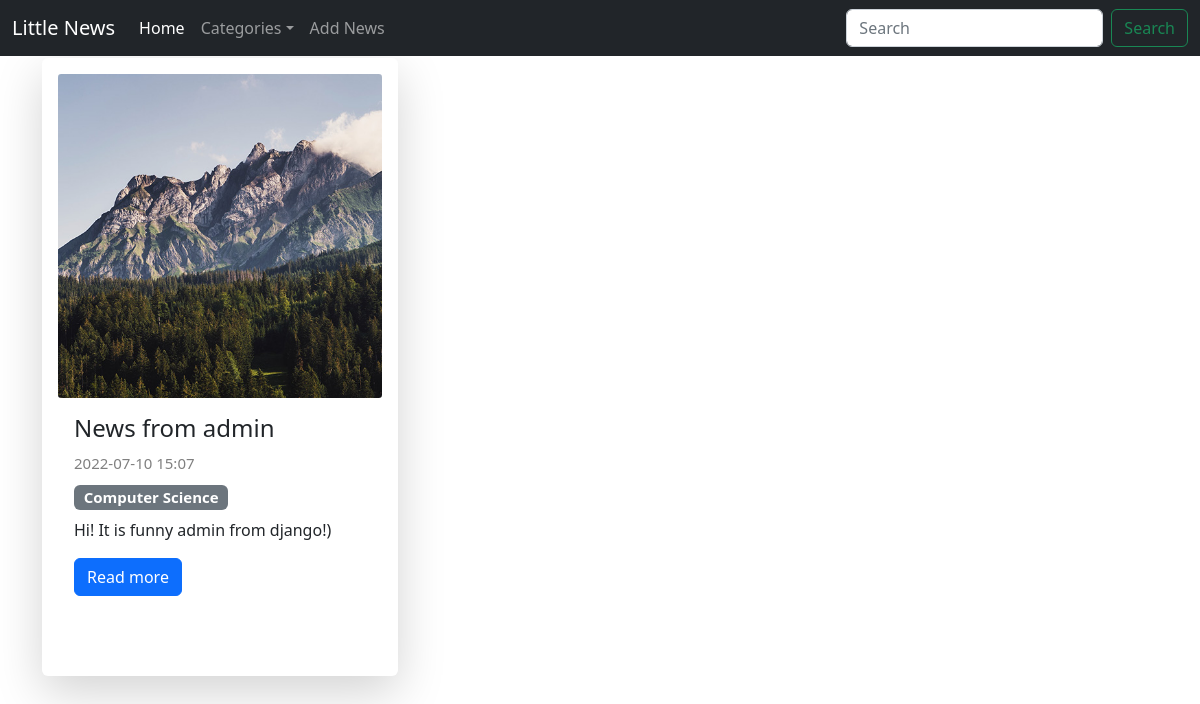
Before: /category/4/ with the older database file.
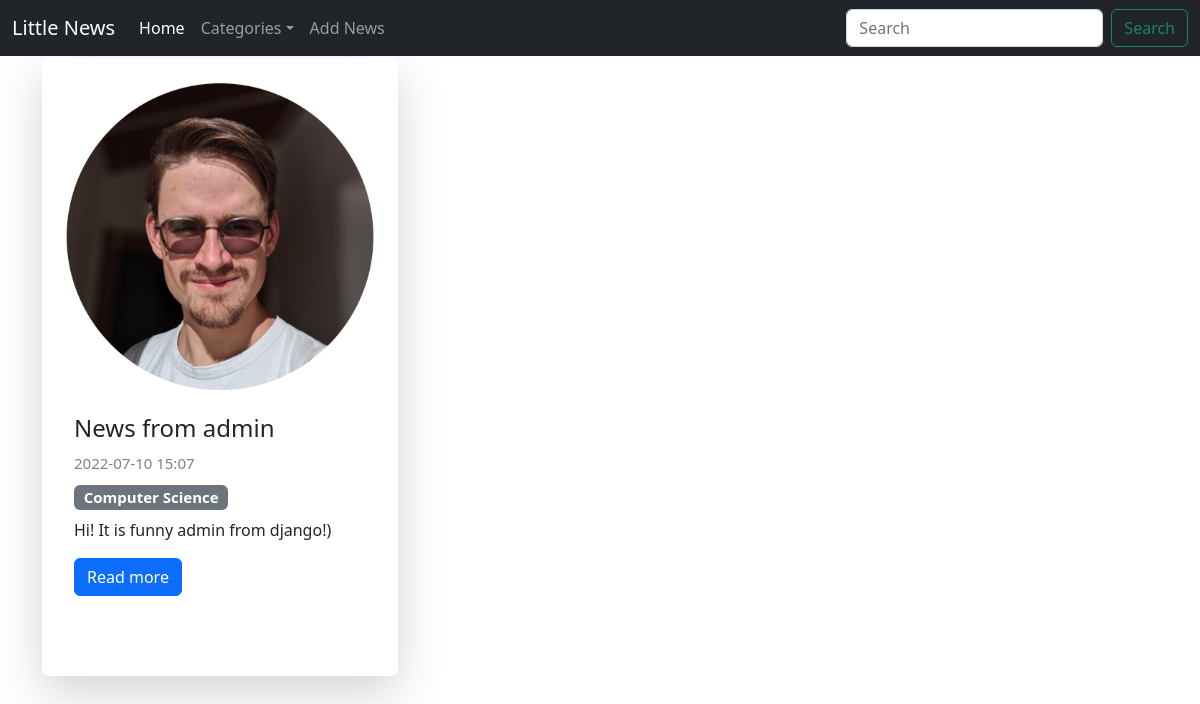
After: the same page with the newer database file.
### news/models.py (models this page shows, shortened)
class News(models.Model):
    title = models.CharField(max_length=150)
    content = models.TextField(blank=True)
    created_at = models.DateTimeField(auto_now_add=True)
    updated_at = models.DateTimeField(auto_now=True)
    photo = models.ImageField(upload_to='photos/%Y/%m/%d/', blank=True)
    is_published = models.BooleanField(default=True)
    category = models.ForeignKey('Category', on_delete=models.PROTECT, null=True)
    def get_absolute_url(self):
        return reverse("view_news", kwargs={"news_id": self.pk})
    class Meta:
        verbose_name = 'News'
        verbose_name_plural = 'News'
        ordering = ['-created_at']

class Category(models.Model):
    title = models.CharField(max_length=150, db_index=True, verbose_name="Name of category")
    def __str__(self):
        return self.title
    class Meta:
        verbose_name = 'Category'
        verbose_name_plural = 'Category'
        ordering = ['title']

### news/views.py (the view)
# urls.py: path('category/<int:category_id>/', get_category, name='category'),
def get_category(request, category_id):
    news = News.objects.filter(category_id = category_id)
    categories = Category.objects.all()
    category = Category.objects.get(pk = category_id)
    context = {
        'news': news,
        'categories': categories,
        'category':category,
    }
    return render(request, 'news/categories.html',context)

### news/templates/news/categories.html (shortened to what this page needs)
{% extends 'base.html' %}
{% block content %}
<div class="row row-cols-1 row-cols-md-3 g-4">
        {% for item in news %}
          <div class="col" style="margin: 10px 0 10px 0;">
            <div class="card h-100 shadow-lg p-3 mb-5 bg-body rounded" style="border:0px;">
              {% if item.photo %}
                <img src="{{ item.photo.url }}" class="card-img-top" alt="#" style="border-radius: 1%;" />
              {% else %}
                <img src="https://picsum.photos/500/500" class="card-img-top" alt="#" style="border-radius: 2%;" />
              {% endif %}
              <div class="card-body">
                <h4 class="card-title">{{ item.title }}
                </h4>
                 <span class="card-text" style="color: grey; font-size: 15px;">{{ item.created_at|date:'Y-m-d H:m' }}</span>
                 <h5><span class="badge bg-secondary" style=" margin:10px 0 0px 0;">{{ item.category }}</span>
                </h5>
                <p class="card-text">{{ item.content|safe|linebreaksbr|truncatewords:50 }}</p>
                <a href="{{ item.get_absolute_url }}" class="btn btn-primary">Read more</a>
              </div>
            </div>
          </div>
        {% endfor %}
      </div>
{% endblock content %}

Changed rows visible on the page:
changed News "News from admin": photo: a different picture
